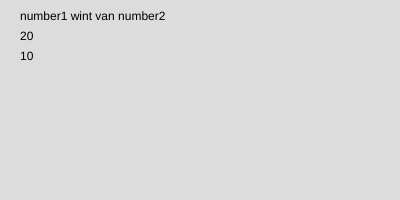
Frame 1 (no input)
Frame 60 (no input): identical to frame 1, image omitted
Frame 120 (the mouse pressed at the canvas centre since frame 60): identical to frame 1, image omitted

The p5.js sketch that drew this single still picture (run headless with seeded random() and noise() and a simulated clock; from frame 60 on, the mouse is pressed at the canvas centre):

// p5.js sketch
// ── sketch.js
let number1 = 20;
let number2 = 10;

function setup() {
  createCanvas(400, 200);
}

function draw() {
  background(220);
  if (number1 > number2) {
    text("number1 wint van number2", 20, 20);
  }
  else if (number1 < number2){
    text("number1 verliest van number2", 20, 20);
  }
  else{
    text("number1 en number2 zijn gelijk", 20, 20);
  }

  text(number1, 20, 40);
  text(number2, 20, 60);
}

function mouseClicked(){
  number1 = round(random(1,100));
  number2 = round(random(1,100));
}

// ── test.js
function setup() {
    createCanvas(1600, 1200);
}
let x = 0;
let speed = 2;

function draw() {
    background(0, 200, 280);
    noStroke();
    ellipse(x, height / 2, 50, 50);

    x += speed;

    // dit is de wolk
    fill(10, 200, 10);
    rect(-10, 1100, 2000, 200);
    fill(10, 180, 10);
    rect(-10, 800, 2000, 100);
    push();
    stroke("white");
    strokeWeight(10);
    fill("black");
    rect(-10, 900, 2000, 200);
    pop();
    fill("white");
    rect(80, 990, 20, 10);
    fill("white");
    rect(180, 990, 20, 10);
    fill("white");
    rect(280, 990, 20, 10);
    fill("white");
    rect(380, 990, 20, 10);
    fill("white");
    rect(480, 990, 20, 10);

    // dit is de zon
    fill("white");
    rect(580, 990, 20, 10);
    fill("white");
    rect(680, 990, 20, 10);
    fill("white");
    rect(780, 990, 20, 10);
    fill("white");
    rect(880, 990, 20, 10);
    fill("white");
    rect(980, 990, 20, 10);
    fill("white");
    rect(1080, 990, 20, 10);
    fill("white");
    rect(1180, 990, 20, 10);
    fill("white");
    rect(1280, 990, 20, 10);
    fill("white");
    rect(1380, 990, 20, 10);
    fill("white");
    rect(1480, 990, 20, 10);
    fill("white");
    rect(1580, 990, 20, 10);

    push();

    rect(first, 30, 80, 40);

    pop();

    push();
    fill("gray");
    circle(first, 70, 20);
    circle(first + 80, 70, 20);
    pop();

    // zorg dat de zon weer links begint
    if (x > width) {
        x = 0;
    }
}
